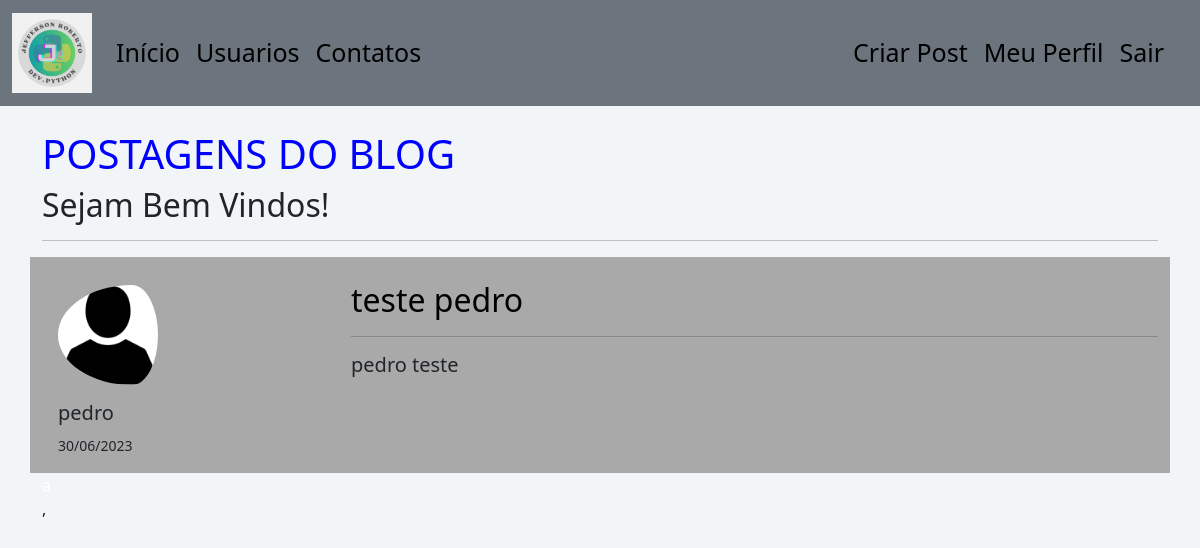
Page / (signed in) on the committed database.
### ProjectBlogJeff/models.py (models this page shows)
class Post(database.Model):
    id = database.Column(database.Integer, primary_key=True)
    titulo = database.Column(database.String, nullable=False)
    corpo = database.Column(database.Text, nullable=False)
    data_de_postagem = database.Column(database.DateTime, nullable=False, default=datetime.now)
    id_usuario = database.Column(database.Integer, database.ForeignKey('usuario.id'), nullable=False)

class Usuario(database.Model, UserMixin):
    id = database.Column(database.Integer, primary_key=True)
    username = database.Column(database.String(10), nullable=False, unique=True)
    email = database.Column(database.String, unique=True, nullable=False)
    senha = database.Column(database.String, nullable=False)
    foto_de_perfil = database.Column(database.String, nullable=False, default='default.jpg')
    posts = database.relationship('Post', backref='autor', lazy=True)
    cursos = database.Column(database.String, nullable=False, default='Não informado')

### ProjectBlogJeff/routes.py (the view)
@app.route('/')
def home():
    posts = Post.query.order_by(Post.id.desc())
    return render_template('home.html', posts=posts)

### ProjectBlogJeff/models.py (called while the page is built)
@login_manager.user_loader
def load_user(id_usuario):
    return Usuario.query.get(int(id_usuario))

### ProjectBlogJeff/templates/home.html
{% extends 'base.html' %}
{% block body %}
<div class="container" id="titulo">
    <h1 class="titulo">POSTAGENS DO BLOG</h1>
    <h2>Sejam Bem Vindos!</h2>
    <hr>
    {% for post in posts %}
    <div class="text-align-center mt-2">
        <div class="row posts ">
            <div class="col-md-3 mt-4 me-4 ">
                <div class="mt-1 px-3 ">
                    <img class="rounded-circle pe-5"
                         src="{{ url_for('static', filename='fotos_perfil/{}'.format(post.autor.foto_de_perfil)) }}"
                         height="100">
                    <h5 class="mt-3 justify-content-center">
                        {{ post.autor.username }}
                    </h5>
                    <p><small>{{ post.data_de_postagem.strftime('%d/%m/%Y') }}</small></p>
                </div>
            </div>
            <div class="col md-9 mt-4 ">
                <a class="link- link-underline-opacity-0" href="{{ url_for('post_usuario', id_post=post.id) }}">
                <h2>{{ post.titulo }}</h2>
                </a>
                <hr>
                <div class="card-header mb-4">
                    <h5>{{post.corpo}}</h5>
                </div>
            </div>
        </div>
        <span style="color:white">a </span>
    </div>
    {% endfor %},
</div>
{% endblock %}

### ProjectBlogJeff/static/main.css (style rules this page uses)
body { background-color:#f2f5f8; }
.titulo { color: blue; }
a:link { color: black; background-color: transparent; text-decoration: none; }
.posts { background-color: #A9A9A9 ; }

### rows in the picture
Post: foto_de_perfil (placeholder picture), autor.username "pedro", data_de_postagem "30/06/2023", titulo "teste pedro", corpo "pedro teste"
